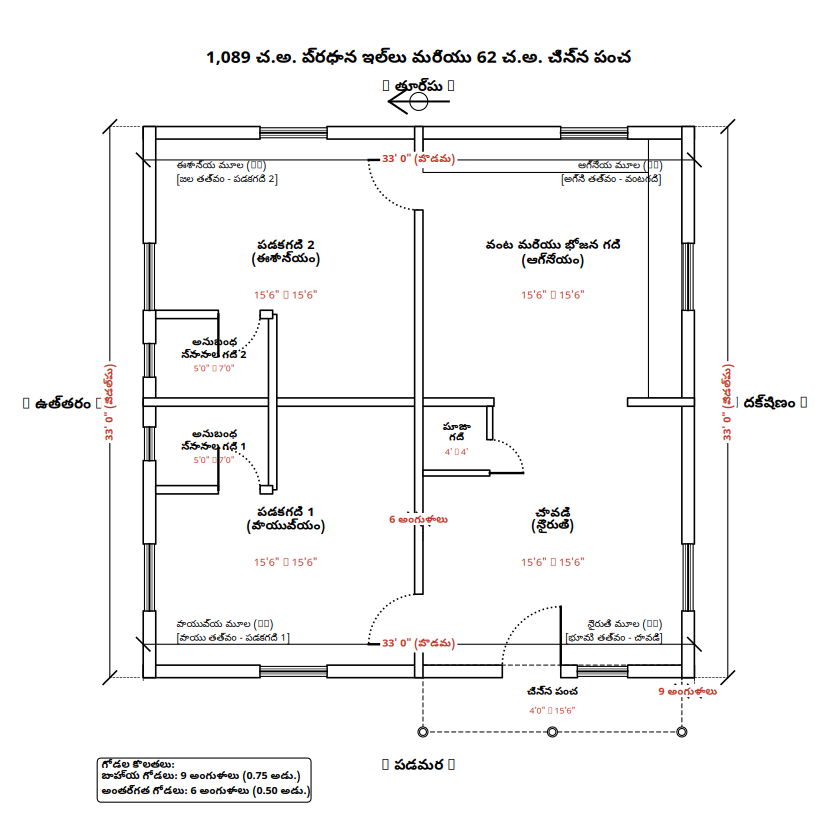

Python code for this plot:
import matplotlib.pyplot as plt
import matplotlib.patches as mpatches
import math
import warnings
import subprocess

# Suppress Matplotlib's UserWarnings regarding font fallbacks
warnings.filterwarnings("ignore", category=UserWarning)

# Configure Matplotlib to use Noto Sans Telugu with standard fallbacks for Latin/symbol glyphs
plt.rcParams['font.family'] = 'sans-serif'
plt.rcParams['font.sans-serif'] = ['Noto Sans Telugu', 'DejaVu Sans', 'Liberation Sans', 'Arial']
plt.rcParams['axes.unicode_minus'] = False  # Avoid warning for minus signs
plt.rcParams['svg.fonttype'] = 'none'       # Keep text as text nodes in SVG for external shaping

# ----------------------------------------------------------------------
# Geometry / Grid System (Dimensions in feet)
# ----------------------------------------------------------------------
# Total Footprint: 33.0 ft (Width) x 33.0 ft (Height) = 1,089 sq.ft
# External Walls: 9 inches (0.75 ft) thick
# Internal Walls: 6 inches (0.50 ft) thick
#
# Rotation Mapping (90 degrees anti-clockwise about center):
# X_new = 33.0 - Y_old
# Y_new = X_old

T_EXT = 0.75
T_INT = 0.50

# Monochromatic Colors
COLOR_WALL = "black"
COLOR_DOOR = "black"
COLOR_WINDOW = "black"
COLOR_TEXT_ROOM = "black"
COLOR_TEXT_VASTU = "black"
COLOR_PILLAR_BASE = "white"
COLOR_PILLAR_POST = "white"
COLOR_NUMBERS = "#c0392b"     # Crimson Red for numerical dimensions

# ----------------------------------------------------------------------
# Drawing Utility Functions (With 90-deg CCW rotation applied)
# ----------------------------------------------------------------------

def rot_coord(x, y):
    """Transforms coordinates 90 degrees anti-clockwise."""
    return 33.0 - y, x

def draw_room(ax, x, y, w, h, name, dimensions_str, face_color, border_style='-', border_color='none'):
    """
    Draws a room's background color, name, and dimensions, rotated 90-deg CCW.
    """
    # Rotated bounds
    rx, ry = 33.0 - y - h, x
    rw, rh = h, w
    
    rect = mpatches.Rectangle((rx, ry), rw, rh, facecolor=face_color, edgecolor=border_color, 
                              linestyle=border_style, alpha=0.75, zorder=1)
    ax.add_patch(rect)
    
    # Rotated center
    cx, cy = 33.0 - (y + h / 2.0), x + w / 2.0
    
    font_size_name = 9.5 if w >= 10.0 else 8
    font_size_dim = 8 if w >= 10.0 else 6.5
    
    # Dynamically adjust text line spacing to prevent overlaps of Telugu conjuncts/vattulu
    offset_name = rh * 0.06 if rh >= 10 else 0.5
    offset_dim = rh * 0.10 if rh >= 10 else 0.7
    
    ax.text(cx, cy + offset_name, name, fontsize=font_size_name, fontweight='bold',
            color=COLOR_TEXT_ROOM, ha='center', va='center', zorder=6)
    ax.text(cx, cy - offset_dim, dimensions_str, fontsize=font_size_dim,
            color=COLOR_NUMBERS, ha='center', va='center', zorder=6)

def draw_wall(ax, x1, y1, x2, y2, thickness, color=COLOR_WALL):
    """
    Draws a wall segment, rotated 90-deg CCW. Uses hollow architectural style.
    """
    rx1, ry1 = 33.0 - y1, x1
    rx2, ry2 = 33.0 - y2, x2
    
    if abs(rx1 - rx2) < 1e-5:  # Vertical wall in rotated coords
        ymin, ymax = min(ry1, ry2), max(ry1, ry2)
        rect = mpatches.Rectangle((rx1 - thickness/2.0, ymin), thickness, ymax - ymin, 
                                  facecolor='white', edgecolor=color, linewidth=1.2, zorder=3)
        ax.add_patch(rect)
    elif abs(ry1 - ry2) < 1e-5:  # Horizontal wall in rotated coords
        xmin, xmax = min(rx1, rx2), max(rx1, rx2)
        rect = mpatches.Rectangle((xmin, ry1 - thickness/2.0), xmax - xmin, thickness, 
                                  facecolor='white', edgecolor=color, linewidth=1.2, zorder=3)
        ax.add_patch(rect)

def draw_door(ax, x, y, x_c, y_c, swing_dir='left', color=COLOR_DOOR, thickness=1.8):
    """
    Draws a door hinge, closed position, and swing arc, rotated 90-deg CCW.
    """
    rx, ry = 33.0 - y, x
    rx_c, ry_c = 33.0 - y_c, x_c
    
    L = math.hypot(rx_c - rx, ry_c - ry)
    theta_c = math.atan2(ry_c - ry, rx_c - rx)
    
    if swing_dir == 'left':
        theta_o = theta_c + math.pi/2.0
    else:
        theta_o = theta_c - math.pi/2.0
        
    rx_o = rx + L * math.cos(theta_o)
    ry_o = ry + L * math.sin(theta_o)
    
    # Door panel line
    ax.plot([rx, rx_o], [ry, ry_o], color=color, linewidth=thickness, zorder=4)
    
    t1 = math.degrees(theta_c) % 360
    t2 = math.degrees(theta_o) % 360
    
    if t2 < t1:
        if abs(t2 - t1) > 180:
            theta1, theta2 = t1, t2 + 360
        else:
            theta1, theta2 = t2, t1
    else:
        if abs(t2 - t1) > 180:
            theta1, theta2 = t2, t1 + 360
        else:
            theta1, theta2 = t1, t2
            
    arc = mpatches.Arc((rx, ry), 2*L, 2*L, angle=0, theta1=theta1, theta2=theta2,
                       color=color, linestyle=':', linewidth=1.2, zorder=2)
    ax.add_patch(arc)

def draw_window(ax, x1, y1, x2, y2, thickness, color=COLOR_WINDOW):
    """
    Draws a window frame and double glass lines, rotated 90-deg CCW.
    """
    rx1, ry1 = 33.0 - y1, x1
    rx2, ry2 = 33.0 - y2, x2
    
    if abs(rx1 - rx2) < 1e-5:  # Vertical window in rotated coords
        ymin, ymax = min(ry1, ry2), max(ry1, ry2)
        w_thick = thickness * 0.8
        rect = mpatches.Rectangle((rx1 - w_thick/2.0, ymin), w_thick, ymax - ymin, 
                                  facecolor='white', edgecolor='black', linewidth=0.8, zorder=4)
        ax.add_patch(rect)
        ax.plot([rx1, rx1], [ymin, ymax], color=color, linewidth=1.5, zorder=5)
        ax.plot([rx1 - w_thick/4.0, rx1 - w_thick/4.0], [ymin, ymax], color='black', linewidth=0.5, zorder=5)
        ax.plot([rx1 + w_thick/4.0, rx1 + w_thick/4.0], [ymin, ymax], color='black', linewidth=0.5, zorder=5)
    elif abs(ry1 - ry2) < 1e-5:  # Horizontal window in rotated coords
        xmin, xmax = min(rx1, rx2), max(rx1, rx2)
        w_thick = thickness * 0.8
        rect = mpatches.Rectangle((xmin, ry1 - w_thick/2.0), xmax - xmin, w_thick, 
                                  facecolor='white', edgecolor='black', linewidth=0.8, zorder=4)
        ax.add_patch(rect)
        ax.plot([xmin, xmax], [ry1, ry1], color=color, linewidth=1.5, zorder=5)
        ax.plot([xmin, xmax], [ry1 - w_thick/4.0, ry1 - w_thick/4.0], color='black', linewidth=0.5, zorder=5)
        ax.plot([xmin, xmax], [ry1 + w_thick/4.0, ry1 + w_thick/4.0], color='black', linewidth=0.5, zorder=5)

def draw_dimension(ax, x1, y1, x2, y2, text, offset=2.0, color='black'):
    """
    Draws dimension lines, ticks, and text, rotated 90-deg CCW.
    """
    rx1, ry1 = 33.0 - y1, x1
    rx2, ry2 = 33.0 - y2, x2
    
    dx = rx2 - rx1
    dy = ry2 - ry1
    length = math.hypot(dx, dy)
    if length == 0:
        return
    
    ux = dx / length
    uy = dy / length
    
    px = -uy
    py = ux
    
    dim_x1 = rx1 + px * offset
    dim_y1 = ry1 + py * offset
    dim_x2 = rx2 + px * offset
    dim_y2 = ry2 + py * offset
    
    ax.plot([dim_x1, dim_x2], [dim_y1, dim_y2], color=color, linewidth=0.8, zorder=5)
    
    gap = 0.2
    ax.plot([rx1 + px * gap, dim_x1], [ry1 + py * gap, dim_y1], color=color, linewidth=0.5, linestyle='--', zorder=5)
    ax.plot([rx2 + px * gap, dim_x2], [ry2 + py * gap, dim_y2], color=color, linewidth=0.5, linestyle='--', zorder=5)
    
    tick_size = 0.4
    ax.plot([dim_x1 - (ux - px) * tick_size, dim_x1 + (ux - px) * tick_size],
            [dim_y1 - (uy - py) * tick_size, dim_y1 + (uy - py) * tick_size],
            color=color, linewidth=1.2, zorder=5)
    ax.plot([dim_x2 - (ux - px) * tick_size, dim_x2 + (ux - px) * tick_size],
            [dim_y2 - (uy - py) * tick_size, dim_y2 + (uy - py) * tick_size],
            color=color, linewidth=1.2, zorder=5)
    
    mid_x = (dim_x1 + dim_x2) / 2.0
    mid_y = (dim_y1 + dim_y2) / 2.0
    
    angle = math.degrees(math.atan2(dy, dx))
    if angle > 90:
        angle -= 180
    elif angle < -90:
        angle += 180
        
    ax.text(mid_x, mid_y, text, color=COLOR_NUMBERS, fontsize=8, fontweight='bold',
            ha='center', va='center', rotation=angle,
            bbox=dict(boxstyle='square,pad=0.2', facecolor='white', edgecolor='none', zorder=6),
            zorder=7)

def draw_north_arrow(ax, x, y, size=1.5):
    """
    Draws a decorative North Arrow pointing Left.
    """
    # Shaft pointing Left
    ax.plot([x + size, x - size], [y, y], color='black', lw=1.5, zorder=5)
    # Arrow head
    ax.plot([x - size*0.4, x - size, x - size*0.4], [y - size*0.4, y, y + size*0.4], color='black', lw=1.5, zorder=5)
    # Circle base
    circle = mpatches.Circle((x, y), size*0.3, facecolor='none', edgecolor='black', lw=0.8, zorder=5)
    ax.add_patch(circle)

# ----------------------------------------------------------------------
# Village-Style Custom Drawing Helpers (With rotation applied)
# ----------------------------------------------------------------------

def draw_pillar(ax, x, y, radius=0.3):
    """Draws a traditional pillar, rotated 90-deg CCW."""
    rx, ry = 33.0 - y, x
    base = mpatches.Circle((rx, ry), radius, facecolor=COLOR_PILLAR_BASE, edgecolor='black', lw=0.8, zorder=5)
    ax.add_patch(base)
    post = mpatches.Circle((rx, ry), radius * 0.7, facecolor=COLOR_PILLAR_POST, edgecolor='black', lw=0.8, zorder=5)
    ax.add_patch(post)

def draw_dining_table(ax, x, y, w, h):
    """Draws a dining table and chairs, rotated 90-deg CCW."""
    rx, ry = 33.0 - y - h, x
    rw, rh = h, w
    
    # Table top
    rect = mpatches.Rectangle((rx, ry), rw, rh, facecolor='white', edgecolor='black', lw=1, zorder=2)
    ax.add_patch(rect)
    
    chair_w = 0.5
    chair_h = 0.7
    
    chair_w1 = mpatches.Rectangle((rx - chair_w, ry + rh*0.15), chair_w, chair_h, facecolor='white', edgecolor='black', lw=0.8, zorder=2)
    chair_w2 = mpatches.Rectangle((rx - chair_w, ry + rh*0.65), chair_w, chair_h, facecolor='white', edgecolor='black', lw=0.8, zorder=2)
    ax.add_patch(chair_w1)
    ax.add_patch(chair_w2)
    
    chair_e1 = mpatches.Rectangle((rx + rw, ry + rh*0.15), chair_w, chair_h, facecolor='white', edgecolor='black', lw=0.8, zorder=2)
    chair_e2 = mpatches.Rectangle((rx + rw, ry + rh*0.65), chair_w, chair_h, facecolor='white', edgecolor='black', lw=0.8, zorder=2)
    ax.add_patch(chair_e1)
    ax.add_patch(chair_e2)

def draw_stove(ax, x, y):
    """Draws a stove top footprint, rotated 90-deg CCW."""
    rx, ry = 33.0 - y, x
    rect = mpatches.Rectangle((rx - 0.7, ry - 1.0), 1.4, 2.0, facecolor='white', edgecolor='black', lw=1, zorder=3)
    ax.add_patch(rect)

def draw_sink(ax, x, y):
    """Draws a sink basin footprint, rotated 90-deg CCW."""
    rx, ry = 33.0 - y, x
    rect = mpatches.Rectangle((rx - 0.7, ry - 1.0), 1.4, 2.0, facecolor='white', edgecolor='black', lw=1, zorder=3)
    ax.add_patch(rect)

def draw_pooja_altar(ax, x, y):
    """Draws a Pooja Altar pedestal, rotated 90-deg CCW."""
    rx, ry = 33.0 - y, x
    pedestal = mpatches.Rectangle((rx - 0.4, ry - 0.8), 0.8, 1.6, facecolor='white', edgecolor='black', lw=0.8, zorder=3)
    ax.add_patch(pedestal)
    diya = mpatches.Circle((rx, ry), 0.2, facecolor='white', edgecolor='black', lw=0.8, zorder=4)
    ax.add_patch(diya)
    ax.plot(rx - 0.08, ry, marker='<', color='black', markersize=5, zorder=5)

# ----------------------------------------------------------------------
# Main Architectural Rendering Function
# ----------------------------------------------------------------------

def generate_floor_plan():
    fig, ax = plt.subplots(figsize=(11, 11))
    ax.set_aspect('equal')
    
    # Limits adjusted for 90-deg CCW layout (Thinnai now at bottom, padding at bottom)
    ax.set_xlim(-8, 41)
    ax.set_ylim(-8, 40)
    ax.axis('off')
    
    # Title in Proper Telugu
    ax.text(16.5, 37.2, "1,089 చ.అ. ప్రధాన ఇల్లు మరియు 62 చ.అ. చిన్న పంచ", 
            fontsize=13, fontweight='bold', color='black', ha='center', va='center')
    
    # ------------------------------------------------------------------
    # 1. DRAW ROOMS (BACKGROUND FILTERS - All White)
    # ------------------------------------------------------------------
    # Major Room dimensions: 15.5 ft x 15.5 ft
    
    # Row 1 (South Side): Hall (SW) & Kitchen & Dining (SE)
    draw_room(ax, 0.75, 0.75, 15.5, 15.5, "చావడి\n(నైరుతి)", "15'6\" x 15'6\"", "white")
    draw_room(ax, 16.75, 0.75, 15.5, 15.5, "వంట మరియు భోజన గది\n(ఆగ్నేయం)", "15'6\" x 15'6\"", "white")
    
    # Row 2 (North Side): Bedroom 1 (NW) & Bedroom 2 (NE)
    draw_room(ax, 0.75, 16.75, 15.5, 15.5, "పడకగది 1\n(వాయువ్యం)", "15'6\" x 15'6\"", "white")
    draw_room(ax, 16.75, 16.75, 15.5, 15.5, "పడకగది 2\n(ఈశాన్యం)", "15'6\" x 15'6\"", "white")
    
    # Bathrooms (carved inside bedrooms)
    draw_room(ax, 11.25, 25.25, 5.0, 7.0, "అనుబంధ\nస్నానాల గది 1", "5'0\" x 7'0\"", "white")
    draw_room(ax, 16.75, 25.25, 5.0, 7.0, "అనుబంధ\nస్నానాల గది 2", "5'0\" x 7'0\"", "white")
    
    # Front Sit-out / Thinnai (West of Hall)
    draw_room(ax, -3.25, 0.75, 4.0, 15.5, "చిన్న పంచ", "4'0\" x 15'6\"", "white",
              border_style='--', border_color='black')
    
    # Pooja Gadhi (NE corner of Hall)
    draw_room(ax, 12.25, 12.25, 4.0, 4.0, "పూజా\nగది", "4' x 4'", "white")

    # ------------------------------------------------------------------
    # 2. DRAW WALLS (SOLID CHARCOAL BLOCKS)
    # ------------------------------------------------------------------
    
    # --- EXTERIOR WALLS (Thickness = 0.75 ft) ---
    draw_wall(ax, 0.375, 0,     0.375, 4.0,   T_EXT)
    draw_wall(ax, 0.375, 7.0,   0.375, 8.0,   T_EXT)
    draw_wall(ax, 0.375, 11.5,  0.375, 22.0,  T_EXT)
    draw_wall(ax, 0.375, 26.0,  0.375, 33.0,  T_EXT)

    draw_wall(ax, 32.625, 0,    32.625, 4.0,  T_EXT)
    draw_wall(ax, 32.625, 8.0,  32.625, 22.0, T_EXT)
    draw_wall(ax, 32.625, 26.0, 32.625, 33.0, T_EXT)

    draw_wall(ax, 0,     0.375, 4.0,   0.375, T_EXT)
    draw_wall(ax, 8.0,   0.375, 22.0,  0.375, T_EXT)
    draw_wall(ax, 26.0,  0.375, 33.0,  0.375, T_EXT)

    draw_wall(ax, 0,     32.625, 4.0,   32.625, T_EXT)
    draw_wall(ax, 8.0,   32.625, 13.0,  32.625, T_EXT)
    draw_wall(ax, 15.0,  32.625, 18.0,  32.625, T_EXT)
    draw_wall(ax, 20.0,  32.625, 22.0,  32.625, T_EXT)
    draw_wall(ax, 26.0,  32.625, 33.0,  32.625, T_EXT)

    # --- INTERIOR WALLS (Thickness = 0.50 ft) ---
    draw_wall(ax, 16.5, 0,     16.5, 4.0,   T_INT)
    draw_wall(ax, 16.5, 12.0,  16.5, 33.0,  T_INT)

    draw_wall(ax, 0,     16.5, 2.0,   16.5, T_INT)
    draw_wall(ax, 5.0,   16.5, 28.0,  16.5, T_INT)
    draw_wall(ax, 31.0,  16.5, 33.0,  16.5, T_INT)

    # --- BATHROOM PARTITION WALLS (Thickness = 0.50 ft) ---
    draw_wall(ax, 11.25, 25.25, 21.75, 25.25, T_INT)
    draw_wall(ax, 11.25, 25.25, 11.25, 26.0, T_INT)
    draw_wall(ax, 11.25, 28.5,  11.25, 32.25, T_INT)
    draw_wall(ax, 21.75, 25.25, 21.75, 26.0, T_INT)
    draw_wall(ax, 21.75, 28.5,  21.75, 32.25, T_INT)

    # --- POOJA GADHI PARTITION WALLS (inside Hall, Thickness = 0.35 ft) ---
    draw_wall(ax, 12.25, 12.25, 12.25, 16.25, 0.35)
    draw_wall(ax, 14.25, 12.25, 16.25, 12.25, 0.35)

    # ------------------------------------------------------------------
    # 3. DRAW DOORS (SWING ARCS & OPEN PANELS)
    # ------------------------------------------------------------------
    draw_door(ax, 0.75, 8.0, 0.75, 11.5, swing_dir='right')
    draw_door(ax, 12.25, 12.25, 14.25, 12.25, swing_dir='right')
    draw_door(ax, 2.0, 16.5, 5.0, 16.5, swing_dir='left')
    draw_door(ax, 31.0, 16.5, 28.0, 16.5, swing_dir='right')
    draw_door(ax, 11.25, 28.5, 11.25, 26.0, swing_dir='left')
    draw_door(ax, 21.75, 28.5, 21.75, 26.0, swing_dir='right')

    # ------------------------------------------------------------------
    # 4. DRAW WINDOWS (BLUE GLASS LINES/FRAMES)
    # ------------------------------------------------------------------
    draw_window(ax, 0.375, 4.0, 0.375, 7.0, T_EXT)
    draw_window(ax, 0.375, 22.0, 0.375, 26.0, T_EXT)
    draw_window(ax, 32.625, 4.0, 32.625, 8.0, T_EXT)
    draw_window(ax, 32.625, 22.0, 32.625, 26.0, T_EXT)
    draw_window(ax, 4.0, 0.375, 8.0, 0.375, T_EXT)
    draw_window(ax, 22.0, 0.375, 26.0, 0.375, T_EXT)
    draw_window(ax, 4.0, 32.625, 8.0, 32.625, T_EXT)
    draw_window(ax, 22.0, 32.625, 26.0, 32.625, T_EXT)
    draw_window(ax, 13.0, 32.625, 15.0, 32.625, T_EXT)
    draw_window(ax, 18.0, 32.625, 20.0, 32.625, T_EXT)

    # ------------------------------------------------------------------
    # 5. DRAW VILLAGE STYLE ELEMENTS (PILLARS & FURNITURE)
    # ------------------------------------------------------------------
    draw_pillar(ax, -3.25, 0.75)
    draw_pillar(ax, -3.25, 8.5)
    draw_pillar(ax, -3.25, 16.25)
    
    # Kitchen Counter Platform
    rx_c1, ry_c1 = 33.0 - 2.75, 16.75
    rw_c1, rh_c1 = 2.0, 15.5
    rx_c2, ry_c2 = 33.0 - 16.25, 30.25
    rw_c2, rh_c2 = 13.5, 2.0
    
    east_counter = mpatches.Rectangle((rx_c1, ry_c1), rw_c1, rh_c1, facecolor='white', edgecolor='black', lw=0.8, zorder=2)
    north_counter = mpatches.Rectangle((rx_c2, ry_c2), rw_c2, rh_c2, facecolor='white', edgecolor='black', lw=0.8, zorder=2)
    ax.add_patch(east_counter)
    ax.add_patch(north_counter)
    # Kitchen Counter Platform - Plain
    pass

    # ------------------------------------------------------------------
    # 6. DRAW DIMENSION LINES (Labeled in Telugu)
    # ------------------------------------------------------------------
    draw_dimension(ax, 0, 0, 33, 0, "33' 0\" (వెడల్పు)", offset=-2.0)
    draw_dimension(ax, 0, 33, 33, 33, "33' 0\" (వెడల్పు)", offset=2.0)
    draw_dimension(ax, 0, 0, 0, 33, "33' 0\" (పొడవు)", offset=-2.0)
    draw_dimension(ax, 33, 0, 33, 33, "33' 0\" (పొడవు)", offset=2.0)

    # Wall Thickness Dimensions
    draw_dimension(ax, 0, 0.75, 0, 0, "9 అంగుళాలు", offset=-0.8, color='black')
    draw_dimension(ax, 8.0, 16.75, 8.0, 16.25, "6 అంగుళాలు", offset=1.5, color='black')

    # Wall specifications legend block in Telugu (bottom-left)
    legend_text = "గోడల కొలతలు:\nబాహ్య గోడలు: 9 అంగుళాలు (0.75 అడు.)\nఅంతర్గత గోడలు: 6 అంగుళాలు (0.50 అడు.)"
    ax.text(-2.5, -7.2, legend_text, fontsize=8, color='black', fontweight='bold',
            ha='left', va='bottom', bbox=dict(boxstyle='round,pad=0.4', facecolor='white', edgecolor='black', lw=0.8, zorder=5),
            zorder=6)

    # ------------------------------------------------------------------
    # 7. DRAW VASTU COMPASS & CORNER INDICATORS
    # ------------------------------------------------------------------
    draw_north_arrow(ax, 16.5, 34.5, size=1.8)
    
    # Corner Vastu Labels in Telugu (Rotated to match new compass directions)
    ax.text(31.0, 2.0, "నైరుతి మూల (SW)\n[భూమి తత్వం - చావడి]", fontsize=7.5, style='italic', color='black', ha='right', va='bottom', zorder=6)
    ax.text(31.0, 31.0, "ఆగ్నేయ మూల (SE)\n[అగ్ని తత్వం - వంటగది]", fontsize=7.5, style='italic', color='black', ha='right', va='top', zorder=6)
    ax.text(2.0, 2.0, "వాయువ్య మూల (NW)\n[వాయు తత్వం - పడకగది 1]", fontsize=7.5, style='italic', color='black', ha='left', va='bottom', zorder=6)
    ax.text(2.0, 31.0, "ఈశాన్య మూల (NE)\n[జల తత్వం - పడకగది 2]", fontsize=7.5, style='italic', color='black', ha='left', va='top', zorder=6)

    # Outer Border Direction Indicators in proper Telugu (Rotated 90-deg CCW)
    ax.text(16.5, 35.5, "▲  తూర్పు  ▲", fontsize=11, fontweight='bold', color='black', ha='center', va='center')
    ax.text(16.5, -5.2, "▼  పడమర  ▼", fontsize=11, fontweight='bold', color='black', ha='center', va='center')
    ax.text(-4.8, 16.5, "◀  ఉత్తరం  ◀", fontsize=11, fontweight='bold', color='black', ha='center', va='center')
    ax.text(37.5, 16.5, "▶  దక్షిణం  ▶", fontsize=11, fontweight='bold', color='black', ha='center', va='center')

    # Save to SVG first
    svg_path = "/mnt/linuxdata/fraud-brain/houseplan/floor_plan.svg"
    png_path = "/mnt/linuxdata/fraud-brain/houseplan/floor_plan.png"
    
    plt.savefig(svg_path, bbox_inches='tight')
    plt.close()
    
    # Use CairoSVG to convert SVG to PNG with correct complex text shaping
    try:
        subprocess.run(["/home/teja/.local/bin/cairosvg", svg_path, "-o", png_path], check=True)
        print("Floor plan successfully generated as SVG and converted to PNG using CairoSVG with correct text shaping!")
    except Exception as e:
        # Fallback to direct matplotlib PNG save in case cairosvg fails
        print(f"CairoSVG conversion failed ({e}). Saving directly using Matplotlib (shaping may be limited)...")
        # Need to redraw for save if closed
        print("Please ensure CairoSVG is functional for proper Telugu shaping.")

if __name__ == "__main__":
    generate_floor_plan()
